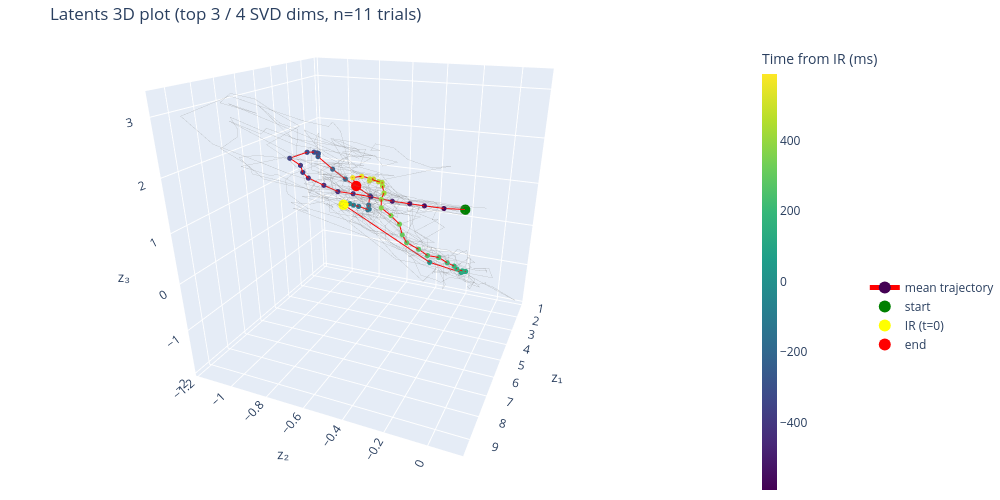

Source (notebook cell):
### Code cell
posts_stim_2 = vmap(lambda e: cmgs(params_fit_stim_2, EKFIntegrals(), e))(all_observations_stim)

z_stim_2 = posts_stim_2.filtered_means @ R

fig = plot_latent_phase_portrait(z_stim_2, centers_ms_stim)
fig.update_layout(scene_camera=dict(
    eye=dict(x=1.75, y=0.75, z=0.75),
    center=dict(x=0, y=0, z=-0.2))
)
fig.show()
